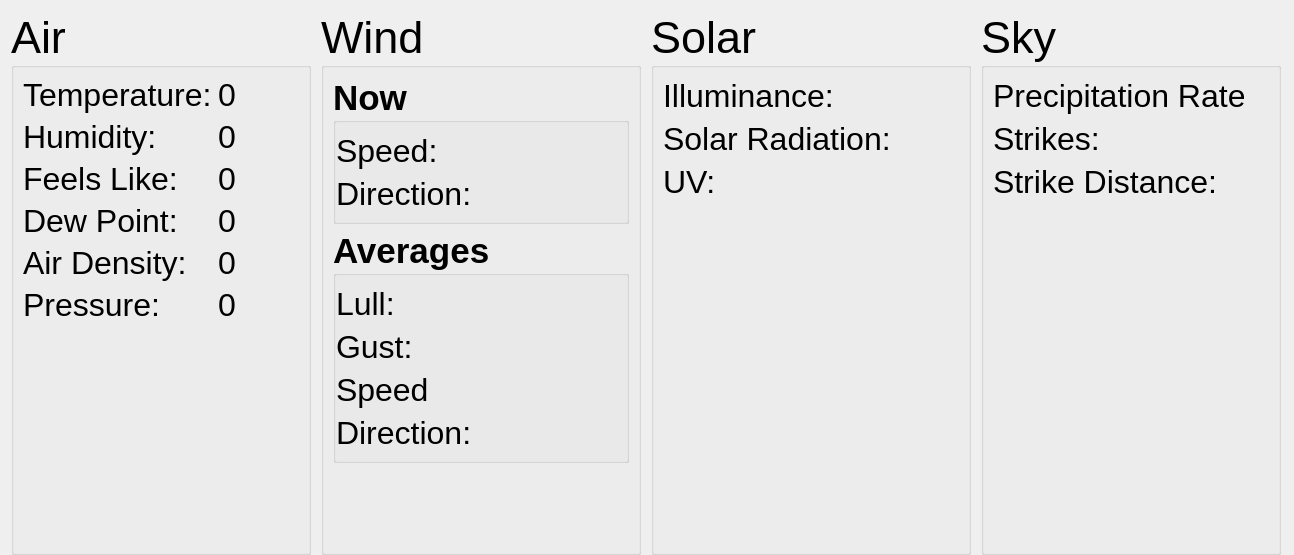
<?xml version="1.0" encoding="UTF-8"?>
<ui version="4.0">
 <class>udp</class>
 <widget class="QWidget" name="udp">
  <property name="geometry">
   <rect>
    <x>0</x>
    <y>0</y>
    <width>1294</width>
    <height>555</height>
   </rect>
  </property>
  <property name="windowTitle">
   <string>Form</string>
  </property>
  <layout class="QGridLayout" name="gridLayout">
   <property name="rightMargin">
    <number>12</number>
   </property>
   <property name="bottomMargin">
    <number>0</number>
   </property>
   <property name="horizontalSpacing">
    <number>10</number>
   </property>
   <property name="verticalSpacing">
    <number>0</number>
   </property>
   <item row="0" column="3">
    <widget class="QGroupBox" name="skyGroup">
     <property name="sizePolicy">
      <sizepolicy hsizetype="MinimumExpanding" vsizetype="Preferred">
       <horstretch>0</horstretch>
       <verstretch>0</verstretch>
      </sizepolicy>
     </property>
     <property name="minimumSize">
      <size>
       <width>300</width>
       <height>0</height>
      </size>
     </property>
     <property name="maximumSize">
      <size>
       <width>300</width>
       <height>16777215</height>
      </size>
     </property>
     <property name="font">
      <font>
       <pointsize>34</pointsize>
      </font>
     </property>
     <property name="title">
      <string>Sky</string>
     </property>
     <layout class="QGridLayout" name="gridLayout_2">
      <item row="2" column="1">
       <widget class="QLabel" name="strikeDistance">
        <property name="font">
         <font>
          <pointsize>24</pointsize>
         </font>
        </property>
        <property name="text">
         <string/>
        </property>
        <property name="measurement" stdset="0">
         <string>lightningDistance</string>
        </property>
       </widget>
      </item>
      <item row="0" column="0">
       <widget class="QLabel" name="precipRateLabel">
        <property name="font">
         <font>
          <pointsize>24</pointsize>
         </font>
        </property>
        <property name="text">
         <string>Precipitation Rate</string>
        </property>
        <property name="buddy">
         <cstring>precipRate</cstring>
        </property>
       </widget>
      </item>
      <item row="0" column="1">
       <widget class="QLabel" name="precipRate">
        <property name="font">
         <font>
          <pointsize>24</pointsize>
         </font>
        </property>
        <property name="text">
         <string/>
        </property>
        <property name="measurement" stdset="0">
         <string>precipitationHourlyRaw</string>
        </property>
       </widget>
      </item>
      <item row="2" column="0">
       <widget class="QLabel" name="strikeDistanceLabel">
        <property name="font">
         <font>
          <pointsize>24</pointsize>
         </font>
        </property>
        <property name="text">
         <string>Strike Distance:</string>
        </property>
        <property name="buddy">
         <cstring>strikeDistance</cstring>
        </property>
       </widget>
      </item>
      <item row="1" column="1">
       <widget class="QLabel" name="strikes">
        <property name="font">
         <font>
          <pointsize>24</pointsize>
         </font>
        </property>
        <property name="text">
         <string/>
        </property>
        <property name="measurement" stdset="0">
         <string>lightning</string>
        </property>
       </widget>
      </item>
      <item row="1" column="0">
       <widget class="QLabel" name="strikesLabel">
        <property name="font">
         <font>
          <pointsize>24</pointsize>
         </font>
        </property>
        <property name="text">
         <string>Strikes:</string>
        </property>
        <property name="buddy">
         <cstring>strikes</cstring>
        </property>
       </widget>
      </item>
      <item row="3" column="0">
       <spacer name="verticalSpacer_4">
        <property name="orientation">
         <enum>Qt::Vertical</enum>
        </property>
        <property name="sizeHint" stdset="0">
         <size>
          <width>20</width>
          <height>40</height>
         </size>
        </property>
       </spacer>
      </item>
     </layout>
    </widget>
   </item>
   <item row="0" column="2">
    <widget class="QGroupBox" name="solarGroup">
     <property name="minimumSize">
      <size>
       <width>320</width>
       <height>0</height>
      </size>
     </property>
     <property name="maximumSize">
      <size>
       <width>320</width>
       <height>16777215</height>
      </size>
     </property>
     <property name="font">
      <font>
       <pointsize>34</pointsize>
      </font>
     </property>
     <property name="title">
      <string>Solar</string>
     </property>
     <layout class="QGridLayout" name="solarGridLayout">
      <item row="2" column="1">
       <widget class="QLabel" name="uv">
        <property name="font">
         <font>
          <pointsize>24</pointsize>
         </font>
        </property>
        <property name="text">
         <string/>
        </property>
        <property name="measurement" stdset="0">
         <string/>
        </property>
       </widget>
      </item>
      <item row="1" column="1">
       <widget class="QLabel" name="irradiance">
        <property name="font">
         <font>
          <pointsize>24</pointsize>
         </font>
        </property>
        <property name="text">
         <string/>
        </property>
        <property name="measurement" stdset="0">
         <string/>
        </property>
       </widget>
      </item>
      <item row="1" column="0">
       <widget class="QLabel" name="irradianceLabel">
        <property name="font">
         <font>
          <pointsize>24</pointsize>
         </font>
        </property>
        <property name="text">
         <string>Solar Radiation:</string>
        </property>
       </widget>
      </item>
      <item row="0" column="1">
       <widget class="QLabel" name="illuminance">
        <property name="font">
         <font>
          <pointsize>24</pointsize>
         </font>
        </property>
        <property name="text">
         <string/>
        </property>
        <property name="measurement" stdset="0">
         <string/>
        </property>
       </widget>
      </item>
      <item row="0" column="0">
       <widget class="QLabel" name="illuminanceLabel">
        <property name="font">
         <font>
          <pointsize>24</pointsize>
         </font>
        </property>
        <property name="text">
         <string>Illuminance:</string>
        </property>
       </widget>
      </item>
      <item row="2" column="0">
       <widget class="QLabel" name="uvLabel">
        <property name="font">
         <font>
          <pointsize>24</pointsize>
         </font>
        </property>
        <property name="text">
         <string>UV:</string>
        </property>
       </widget>
      </item>
      <item row="3" column="0">
       <spacer name="verticalSpacer_2">
        <property name="orientation">
         <enum>Qt::Vertical</enum>
        </property>
        <property name="sizeHint" stdset="0">
         <size>
          <width>20</width>
          <height>40</height>
         </size>
        </property>
       </spacer>
      </item>
     </layout>
    </widget>
   </item>
   <item row="0" column="1">
    <widget class="QGroupBox" name="windGroup">
     <property name="minimumSize">
      <size>
       <width>320</width>
       <height>0</height>
      </size>
     </property>
     <property name="maximumSize">
      <size>
       <width>320</width>
       <height>16777215</height>
      </size>
     </property>
     <property name="font">
      <font>
       <pointsize>34</pointsize>
      </font>
     </property>
     <property name="title">
      <string>Wind</string>
     </property>
     <layout class="QGridLayout" name="gridLayout_3">
      <item row="0" column="0">
       <widget class="QGroupBox" name="groupBox">
        <property name="sizePolicy">
         <sizepolicy hsizetype="Preferred" vsizetype="Maximum">
          <horstretch>0</horstretch>
          <verstretch>0</verstretch>
         </sizepolicy>
        </property>
        <property name="font">
         <font>
          <pointsize>26</pointsize>
          <bold>true</bold>
         </font>
        </property>
        <property name="title">
         <string>Now</string>
        </property>
        <property name="flat">
         <bool>true</bool>
        </property>
        <property name="checkable">
         <bool>false</bool>
        </property>
        <layout class="QFormLayout" name="formLayout">
         <property name="fieldGrowthPolicy">
          <enum>QFormLayout::AllNonFixedFieldsGrow</enum>
         </property>
         <property name="labelAlignment">
          <set>Qt::AlignLeading|Qt::AlignLeft|Qt::AlignVCenter</set>
         </property>
         <property name="horizontalSpacing">
          <number>-1</number>
         </property>
         <property name="verticalSpacing">
          <number>-1</number>
         </property>
         <property name="leftMargin">
          <number>0</number>
         </property>
         <property name="rightMargin">
          <number>0</number>
         </property>
         <item row="0" column="0">
          <widget class="QLabel" name="windLabel">
           <property name="font">
            <font>
             <pointsize>24</pointsize>
             <bold>false</bold>
            </font>
           </property>
           <property name="text">
            <string>Speed:</string>
           </property>
          </widget>
         </item>
         <item row="0" column="1">
          <widget class="QLabel" name="wind">
           <property name="font">
            <font>
             <pointsize>24</pointsize>
             <bold>false</bold>
            </font>
           </property>
           <property name="text">
            <string/>
           </property>
           <property name="measurement" stdset="0">
            <string>wind</string>
           </property>
          </widget>
         </item>
         <item row="1" column="0">
          <widget class="QLabel" name="windDirectionLabel">
           <property name="font">
            <font>
             <pointsize>24</pointsize>
             <bold>false</bold>
            </font>
           </property>
           <property name="text">
            <string>Direction:</string>
           </property>
          </widget>
         </item>
         <item row="1" column="1">
          <widget class="QLabel" name="windDirection">
           <property name="font">
            <font>
             <pointsize>24</pointsize>
             <bold>false</bold>
            </font>
           </property>
           <property name="text">
            <string/>
           </property>
           <property name="measurement" stdset="0">
            <string>windDirection</string>
           </property>
          </widget>
         </item>
        </layout>
       </widget>
      </item>
      <item row="1" column="0">
       <widget class="QGroupBox" name="groupBox_2">
        <property name="font">
         <font>
          <pointsize>26</pointsize>
          <bold>true</bold>
         </font>
        </property>
        <property name="title">
         <string>Averages</string>
        </property>
        <property name="flat">
         <bool>true</bool>
        </property>
        <layout class="QFormLayout" name="formLayout_2">
         <property name="fieldGrowthPolicy">
          <enum>QFormLayout::AllNonFixedFieldsGrow</enum>
         </property>
         <property name="labelAlignment">
          <set>Qt::AlignLeading|Qt::AlignLeft|Qt::AlignVCenter</set>
         </property>
         <property name="leftMargin">
          <number>0</number>
         </property>
         <item row="0" column="0">
          <widget class="QLabel" name="lullLabel">
           <property name="font">
            <font>
             <pointsize>24</pointsize>
             <bold>false</bold>
            </font>
           </property>
           <property name="text">
            <string>Lull:</string>
           </property>
          </widget>
         </item>
         <item row="0" column="1">
          <widget class="QLabel" name="lull">
           <property name="font">
            <font>
             <pointsize>24</pointsize>
             <bold>false</bold>
            </font>
           </property>
           <property name="text">
            <string/>
           </property>
           <property name="measurement" stdset="0">
            <string>lullSpeed</string>
           </property>
          </widget>
         </item>
         <item row="1" column="0">
          <widget class="QLabel" name="gustLabel">
           <property name="font">
            <font>
             <pointsize>24</pointsize>
             <bold>false</bold>
            </font>
           </property>
           <property name="text">
            <string>Gust:</string>
           </property>
          </widget>
         </item>
         <item row="1" column="1">
          <widget class="QLabel" name="gust">
           <property name="font">
            <font>
             <pointsize>24</pointsize>
             <bold>false</bold>
            </font>
           </property>
           <property name="text">
            <string/>
           </property>
           <property name="measurement" stdset="0">
            <string>gustSpeed</string>
           </property>
          </widget>
         </item>
         <item row="2" column="0">
          <widget class="QLabel" name="windAverageLabel">
           <property name="font">
            <font>
             <pointsize>24</pointsize>
             <bold>false</bold>
            </font>
           </property>
           <property name="text">
            <string>Speed</string>
           </property>
          </widget>
         </item>
         <item row="2" column="1">
          <widget class="QLabel" name="windAverage">
           <property name="font">
            <font>
             <pointsize>24</pointsize>
             <bold>false</bold>
            </font>
           </property>
           <property name="text">
            <string/>
           </property>
           <property name="measurement" stdset="0">
            <string>windAverage</string>
           </property>
          </widget>
         </item>
         <item row="3" column="0">
          <widget class="QLabel" name="windDirectionAverageLabel">
           <property name="font">
            <font>
             <pointsize>24</pointsize>
             <bold>false</bold>
            </font>
           </property>
           <property name="text">
            <string>Direction:</string>
           </property>
          </widget>
         </item>
         <item row="3" column="1">
          <widget class="QLabel" name="windDirectionAverage">
           <property name="font">
            <font>
             <pointsize>24</pointsize>
             <bold>false</bold>
            </font>
           </property>
           <property name="text">
            <string/>
           </property>
           <property name="measurement" stdset="0">
            <string>windDirection</string>
           </property>
          </widget>
         </item>
        </layout>
       </widget>
      </item>
      <item row="2" column="0">
       <spacer name="verticalSpacer_3">
        <property name="orientation">
         <enum>Qt::Vertical</enum>
        </property>
        <property name="sizeHint" stdset="0">
         <size>
          <width>20</width>
          <height>40</height>
         </size>
        </property>
       </spacer>
      </item>
     </layout>
    </widget>
   </item>
   <item row="0" column="0">
    <widget class="QGroupBox" name="airGroup">
     <property name="minimumSize">
      <size>
       <width>300</width>
       <height>0</height>
      </size>
     </property>
     <property name="maximumSize">
      <size>
       <width>300</width>
       <height>16777215</height>
      </size>
     </property>
     <property name="font">
      <font>
       <pointsize>34</pointsize>
       <bold>false</bold>
      </font>
     </property>
     <property name="title">
      <string>Air</string>
     </property>
     <layout class="QFormLayout" name="formLayout_3">
      <property name="fieldGrowthPolicy">
       <enum>QFormLayout::AllNonFixedFieldsGrow</enum>
      </property>
      <property name="labelAlignment">
       <set>Qt::AlignLeading|Qt::AlignLeft|Qt::AlignVCenter</set>
      </property>
      <item row="0" column="0">
       <widget class="QLabel" name="temperatureLabel">
        <property name="font">
         <font>
          <pointsize>24</pointsize>
          <bold>false</bold>
         </font>
        </property>
        <property name="text">
         <string>Temperature:</string>
        </property>
       </widget>
      </item>
      <item row="0" column="1">
       <widget class="QLabel" name="temperature">
        <property name="font">
         <font>
          <pointsize>24</pointsize>
          <bold>false</bold>
         </font>
        </property>
        <property name="text">
         <string>0</string>
        </property>
        <property name="measurement" stdset="0">
         <string>temperature</string>
        </property>
       </widget>
      </item>
      <item row="1" column="0">
       <widget class="QLabel" name="humidityLabel">
        <property name="font">
         <font>
          <pointsize>24</pointsize>
          <bold>false</bold>
         </font>
        </property>
        <property name="text">
         <string>Humidity:</string>
        </property>
       </widget>
      </item>
      <item row="1" column="1">
       <widget class="QLabel" name="humidity">
        <property name="font">
         <font>
          <pointsize>24</pointsize>
          <bold>false</bold>
         </font>
        </property>
        <property name="text">
         <string>0</string>
        </property>
        <property name="measurement" stdset="0">
         <string>humidity</string>
        </property>
       </widget>
      </item>
      <item row="2" column="0">
       <widget class="QLabel" name="feelsLikeLabel">
        <property name="font">
         <font>
          <pointsize>24</pointsize>
          <bold>false</bold>
         </font>
        </property>
        <property name="text">
         <string>Feels Like:</string>
        </property>
       </widget>
      </item>
      <item row="2" column="1">
       <widget class="QLabel" name="feelsLike">
        <property name="font">
         <font>
          <pointsize>24</pointsize>
          <bold>false</bold>
         </font>
        </property>
        <property name="text">
         <string>0</string>
        </property>
        <property name="measurement" stdset="0">
         <string>temperature</string>
        </property>
       </widget>
      </item>
      <item row="3" column="0">
       <widget class="QLabel" name="dewpointLabel">
        <property name="font">
         <font>
          <pointsize>24</pointsize>
          <bold>false</bold>
         </font>
        </property>
        <property name="text">
         <string>Dew Point:</string>
        </property>
       </widget>
      </item>
      <item row="3" column="1">
       <widget class="QLabel" name="dewpoint">
        <property name="font">
         <font>
          <pointsize>24</pointsize>
          <bold>false</bold>
         </font>
        </property>
        <property name="text">
         <string>0</string>
        </property>
        <property name="measurement" stdset="0">
         <string>temperature</string>
        </property>
       </widget>
      </item>
      <item row="4" column="0">
       <widget class="QLabel" name="airDensityLabel">
        <property name="font">
         <font>
          <pointsize>24</pointsize>
          <bold>false</bold>
         </font>
        </property>
        <property name="text">
         <string>Air Density:</string>
        </property>
       </widget>
      </item>
      <item row="4" column="1">
       <widget class="QLabel" name="airDensity">
        <property name="font">
         <font>
          <pointsize>24</pointsize>
          <bold>false</bold>
         </font>
        </property>
        <property name="text">
         <string>0</string>
        </property>
        <property name="measurement" stdset="0">
         <string>pressure</string>
        </property>
       </widget>
      </item>
      <item row="5" column="0">
       <widget class="QLabel" name="pressureLabel">
        <property name="font">
         <font>
          <pointsize>24</pointsize>
          <bold>false</bold>
         </font>
        </property>
        <property name="text">
         <string>Pressure:</string>
        </property>
       </widget>
      </item>
      <item row="5" column="1">
       <widget class="QLabel" name="pressure">
        <property name="font">
         <font>
          <pointsize>24</pointsize>
          <bold>false</bold>
         </font>
        </property>
        <property name="text">
         <string>0</string>
        </property>
        <property name="measurement" stdset="0">
         <string>pressure</string>
        </property>
       </widget>
      </item>
      <item row="6" column="0">
       <spacer name="verticalSpacer">
        <property name="orientation">
         <enum>Qt::Vertical</enum>
        </property>
        <property name="sizeHint" stdset="0">
         <size>
          <width>20</width>
          <height>40</height>
         </size>
        </property>
       </spacer>
      </item>
     </layout>
    </widget>
   </item>
  </layout>
 </widget>
 <resources/>
 <connections/>
</ui>
